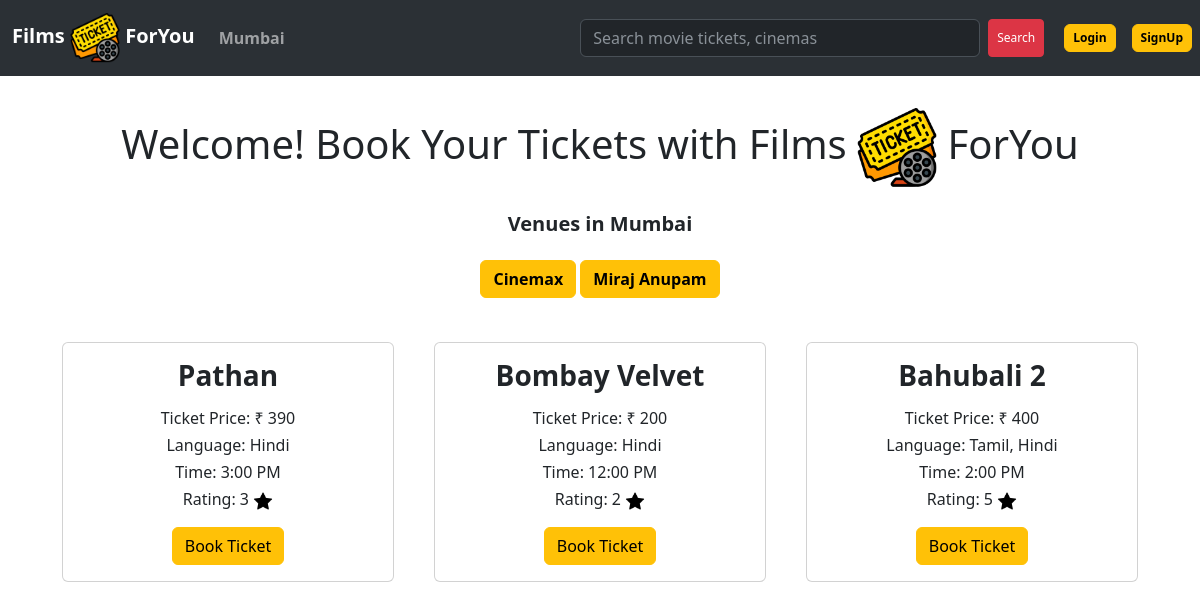
The app's page /cityname/Mumbai/admin with its own data.
### app.py (models this page shows)
class Venue(db.Model):
    __tablename__ = 'venue'
    VenueID = db.Column(db.String(50), primary_key=True)
    VenueName = db.Column(db.String(200), nullable=False)
    VenuePlace = db.Column(db.String(200), nullable=False)
    VenueCapacity = db.Column(db.Integer, nullable=False)
    ShowR = db.relationship('Show', backref='venue', lazy=True)
    TicketR = db.relationship('Ticket', backref='venue', lazy=True)
    CityName = db.Column(db.String(100), db.ForeignKey('city.CityName'), nullable=False)

class Show(db.Model):
    __tablename__ = 'show'
    ShowID = db.Column(db.String(50), primary_key=True)
    ShowName = db.Column(db.String(200), nullable=False)
    ShowRating = db.Column(db.Integer, nullable=True)
    ShowTag = db.Column(db.String(50), nullable=False)
    ShowLanguage = db.Column(db.String(50), nullable=False)
    ShowTime = db.Column(db.String(50), nullable=False)
    ShowPrice = db.Column(db.Integer, nullable=False)
    TicketR = db.relationship('Ticket', backref='show', lazy=True)
    VenueID = db.Column(db.String(50), db.ForeignKey('venue.VenueID'), nullable=False)

### app.py (the view, shortened to what this page needs)
@app.route('/cityname/<CityName>/<UserName>', methods=['GET', 'POST'])
def cityname(CityName, UserName):
    CityName=CityName
    user = Login.query.filter_by(UserName=UserName).first()
    venue= Venue.query.filter_by(CityName=CityName).all()
    show=[]
    for v in venue:
        s = Show.query.filter_by(VenueID=v.VenueID).all()
        for i in s:
            show.append(i)
    return render_template('index.html', CityName=CityName, show=show, venue=venue, user=user)

### templates/index.html (shortened to what this page needs)
{% extends 'base.html' %}
{% block body %}
<br>
<div class="container my-2" style="text-align: center;">
  <h1>Welcome! Book Your Tickets with Films <img src="/static/images/movies.png" alt="BookMyTicket" width="80"
      height="80"> ForYou</h1>
</div>
<div style="text-align: center;">
  <h5 class="my-4"><strong>Venues in {{CityName}} </strong></h5>
  {% for v in venue %}
  <a class="btn btn-warning" href="/venueshow/{{user.UserName}}/{{v.VenueID}}" role="button"><strong>{{v.VenueName}}</strong></a>
  {% endfor %}
</div>
<div class="container my-4" style="text-align: center; display: flex;">
  {% for s in show[0:3] %}
  <div class="col" style="margin: 20px;">
    <div class="card">
      <div class="card-body">
        <h3 class="card-title" style="font-weight: bold;">{{s.ShowName}}</h3>
        <p class="card-text">
        <h6 class="my-2">Ticket Price: ₹ {{s.ShowPrice}}</h6>
        <h6 class="my-2">Language: {{s.ShowLanguage}}</h6>
        <h6 class="my-2">Time: {{s.ShowTime}}</h6>
        <h6>Rating: {{s.ShowRating}} <img src="/static/images/star.png" alt="star"
          style="height: 20px; width: 20px;"></h6>
        </p>
        <a href="/seating/{{s.ShowID}}/{{user.UserName}}" class="btn btn-warning">Book Ticket</a>
      </div>
    </div>
  </div>
  {% endfor %}
</div>
{% endblock body %}

### templates/base.html (shortened to what this page needs)
<!doctype html>
<html lang="en">
<head>
  <link href="https://cdn.jsdelivr.net/npm/bootstrap@5.3.0-alpha1/dist/css/bootstrap.min.css" rel="stylesheet"
>
    <link rel="stylesheet" href="/static/style.css">
</head>
<body>
  <nav class="navbar navbar-expand-lg bg-body-tertiary" data-bs-theme="dark">
    <div class="container-fluid">
      <a class="navbar-brand" href="http://127.0.0.1:5000/">  <strong>Films  <img src="/static/images/movies.png" alt="BookMyTicket"
          width="50" height="50"> ForYou </strong></a>
      <div class="collapse navbar-collapse" id="navbarSupportedContent">
        <ul class="navbar-nav me-auto mb-2 mb-lg-0">
          <li class="nav-item">
            <a class="nav-link" href="#" data-bs-toggle="modal" data-bs-target="#CityModal" title="Search your City"><strong>{{CityName}}</strong></a>
          </li>
        </ul>
        <form action="/search/{{CityName}}/{{user.UserName}}" method='POST' class="d-flex" role="search">
          <input class="form-control me-2" type="search" placeholder="Search movie tickets, cinemas"
            aria-label="Search" name="st" id="st" title="search movies, venue, shows with tags and time" style="width: 400px; color: black;">
          <button type="button" class="btn btn-danger btn-sm"
            style="--bs-btn-padding-y: .25rem; --bs-btn-padding-x: .5rem; --bs-btn-font-size: .75rem;">Search</button>
        </form>
      </div>
    </div>
    <div class="mx-2">
      <button type="button" class="btn btn-warning" title="Login"
        style="--bs-btn-padding-y: .25rem; --bs-btn-padding-x: .5rem; --bs-btn-font-size: .75rem;"
        data-bs-toggle="modal" data-bs-target="#LoginModal">
        <strong>Login</strong>
      </button>
    </div>
    <div class="mx-2" id="SignUp">
      <button type="button" class="btn btn-warning"
        style="--bs-btn-padding-y: .25rem; --bs-btn-padding-x: .5rem; --bs-btn-font-size: .75rem;"
        data-bs-toggle="modal" data-bs-target="#SignUpModal" title="Create Account">
       <strong>SignUp</strong>
      </button>
    </div>
  </nav>
  {% block body %}
  {% endblock body %}
</body>
</html>

### records on screen
Venue: VenueName "Cinemax"
Venue: VenueName "Miraj Anupam"
Show: ShowName "Pathan", ShowPrice "390", ShowLanguage "Hindi", ShowTime "3:00 PM", ShowRating "3"
Show: ShowName "Bombay Velvet", ShowPrice "200", ShowLanguage "Hindi", ShowTime "12:00 PM", ShowRating "2"
Show: ShowName "Bahubali 2", ShowPrice "400", ShowLanguage "Tamil, Hindi", ShowTime "2:00 PM", ShowRating "5"

### other values on screen
{{ CityName }} "Mumbai"
